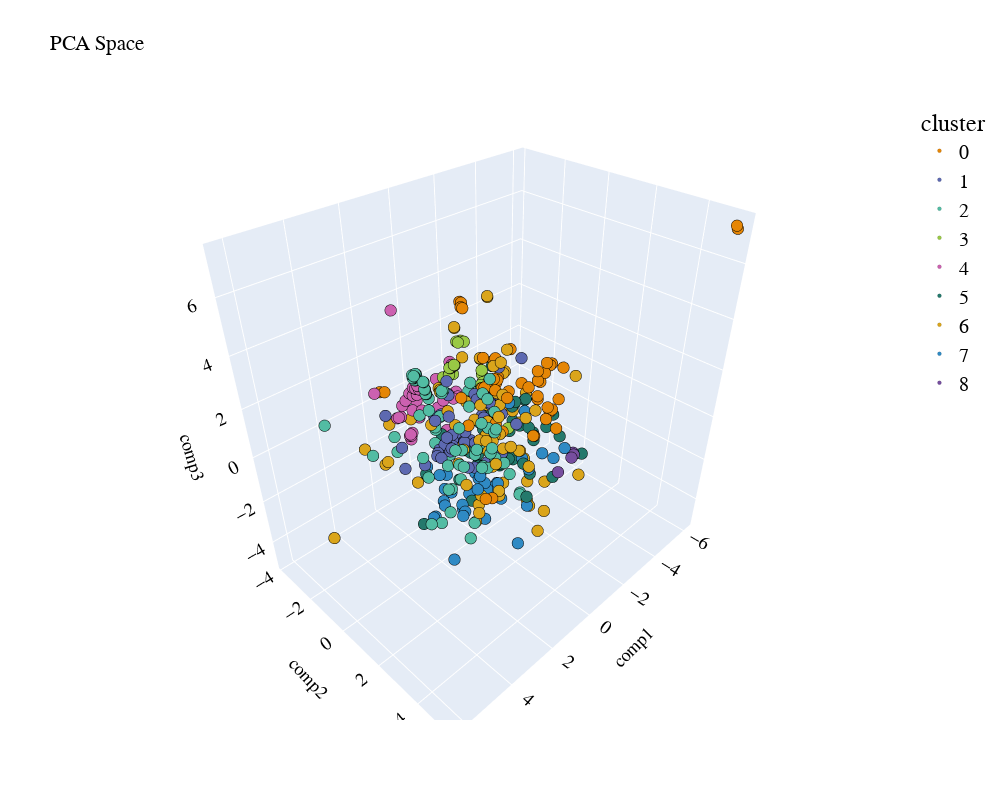

Here is the notebook cell this chart was saved with:
### Code cell
# Calculation the principal components in 2D and 3D

import prince
import plotly.express as px

def get_pca_2d(df, predict):

    pca_2d_object = prince.PCA(
    n_components=2,
    n_iter=3,
    rescale_with_mean=True,
    rescale_with_std=True,
    copy=True,
    check_input=True,
    engine='sklearn',
    random_state=42
    )

    pca_2d_object.fit(df)

    df_pca_2d = pca_2d_object.transform(df)
    df_pca_2d.columns = ["comp1", "comp2"]
    df_pca_2d["cluster"] = predict

    return pca_2d_object, df_pca_2d



def get_pca_3d(df, predict):

    pca_3d_object = prince.PCA(
    n_components=3,
    n_iter=3,
    rescale_with_mean=True,
    rescale_with_std=True,
    copy=True,
    check_input=True,
    engine='sklearn',
    random_state=42
    )

    pca_3d_object.fit(df)

    df_pca_3d = pca_3d_object.transform(df)
    df_pca_3d.columns = ["comp1", "comp2", "comp3"]
    df_pca_3d["cluster"] = predict

    return pca_3d_object, df_pca_3d



def plot_pca_3d(df, title = "PCA Space", opacity=0.8, width_line = 0.1):

    df = df.astype({"cluster": "object"})
    df = df.sort_values("cluster")

    columns = df.columns[0:3].tolist()

    fig = px.scatter_3d(df, 
                        x=columns[0], 
                        y=columns[1], 
                        z=columns[2],
                        color='cluster',
                        template="plotly",
                        
                        # symbol = "cluster",
                        
                        color_discrete_sequence=px.colors.qualitative.Vivid,
                        title=title).update_traces(
                            # mode = 'markers',
                            marker={
                                "size": 4,
                                "opacity": opacity,
                                # "symbol" : "diamond",
                                "line": {
                                    "width": width_line,
                                    "color": "black",
                                }
                            }
                        ).update_layout(
                                width = 1000, 
                                height = 800, 
                                autosize = False, 
                                showlegend = True,
                                legend=dict(title_font_family="Times New Roman",
                                            font=dict(size= 20)),
                                scene = dict(xaxis=dict(title = 'comp1', titlefont_color = 'black'),
                                            yaxis=dict(title = 'comp2', titlefont_color = 'black'),
                                            zaxis=dict(title = 'comp3', titlefont_color = 'black')),
                                font = dict(family = "Gilroy", color  = 'black', size = 15))
                      
    
    fig.show()


def plot_pca_2d(df, title = "PCA Space", opacity=0.8, width_line = 0.1):

    df = df.astype({"cluster": "object"})
    df = df.sort_values("cluster")

    columns = df.columns[0:3].tolist()


    fig = px.scatter(df, 
                        x=columns[0], 
                        y=columns[1],
                        color='cluster',
                        template="plotly",
                        # symbol = "cluster",
                        
                        color_discrete_sequence=px.colors.qualitative.Vivid,
                        title=title).update_traces(
                            # mode = 'markers',
                            marker={
                                "size": 8,
                                "opacity": opacity,
                                # "symbol" : "diamond",
                                "line": {
                                    "width": width_line,
                                    "color": "black",
                                }
                            }
                        ).update_layout(
                                width = 800, 
                                height = 700, 
                                autosize = False, 
                                showlegend = True,
                                legend=dict(title_font_family="Times New Roman",
                                            font=dict(size= 20)),
                                scene = dict(xaxis=dict(title = 'comp1', titlefont_color = 'black'),
                                            yaxis=dict(title = 'comp2', titlefont_color = 'black'),
                                            ),
                                font = dict(family = "Gilroy", color  = 'black', size = 15))
                        
        
    fig.show()
    
    
# PCA 3D

pca_3d_object, df_pca_3d = get_pca_3d(data_no_outliers, clusters_predict)
plot_pca_3d(df_pca_3d, title = "PCA Space", opacity=1, width_line = 0.1)
print("The variability is :", pca_3d_object.eigenvalues_summary)
